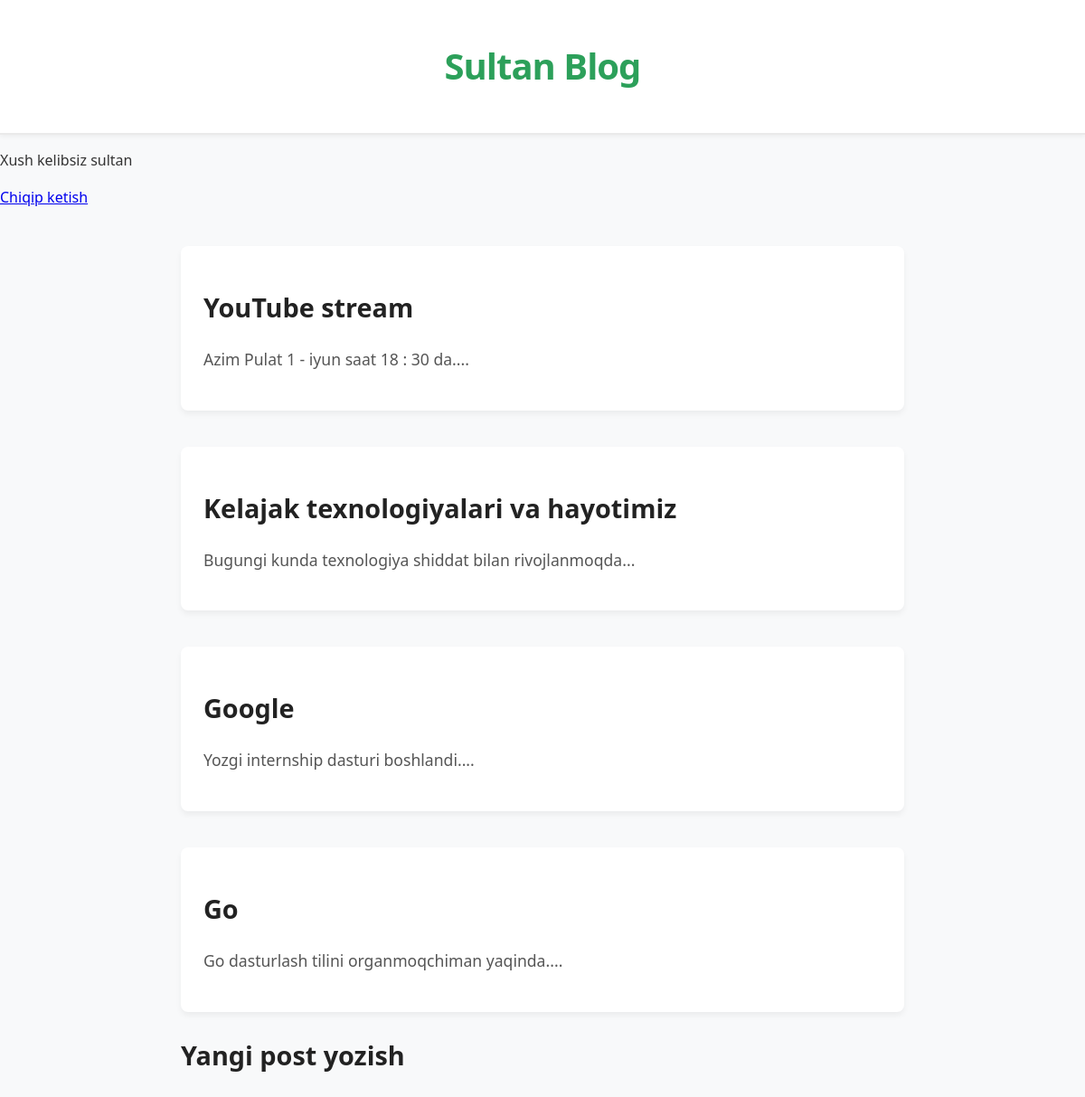
The app's page / (signed in) with its own data.
### blog/models.py (models this page shows, shortened)
class Post(models.Model):
    title = models.CharField(max_length=200)
    author = models.ForeignKey(
        'auth.User',
        on_delete=models.CASCADE
    )
    body = models.TextField()

### blog/views.py (the view)
# urls.py: path('', BlogListView.as_view(), name='home'),
class BlogListView(ListView):
    model = Post
    template_name = 'home.html'

### templates/home.html
{% extends 'base.html' %}
{% block content %}
{% for post in object_list %}
    <div>
        <h2><a href="{% url 'post_detail' post.pk %}">{{ post.title }}</a></h2>
        <p>{{ post.body | slice:":53"}}...</p>
    </div>
{% endfor %}
{% endblock content %}

### templates/base.html (shortened to what this page needs)
{% load static %}
<!DOCTYPE html>
<html lang="en">
<head>
    <link rel="stylesheet" href="{% static 'css/base.css' %}">
</head>
<body>
<header>
    <h1><a href="{% url 'home' %}">Sultan Blog</a></h1>
</header>
{% if user.is_authenticated %}
    <p>Xush kelibsiz {{ user.username }}</p>
    <p><a href="{% url 'logout' %}">Chiqip ketish</a></p>
{% else %}
    <p><a href="{% url 'login' %}">Saytga kirish</a></p>|
    <p><a href="{% url 'signup' %}">Ro'yxatdan o'tish</a></p>
{% endif %}
<div>
    {% block content %}
    {% endblock content %}
    <footer>
        <h2><a href="{% url 'post_new' %}">Yangi post yozish</a></h2>
    </footer>
</div>
</body>
</html>

### static/css/base.css (style rules this page uses)
body { font-family: 'Segoe UI', Tahoma, Geneva, Verdana, sans-serif; background-color: #f8f9fa; color: #333333; line-height: 1.6; margin: 0; padding: 0; }
header { background-color: #ffffff; border-bottom: 2px solid #eaeaea; padding: 20px 0; text-align: center; box-shadow: 0 2px 5px rgba(0,0,0,0.05); }
header h1 a { color: #2ca05a; text-decoration: none; font-size: 2.5rem; font-weight: 700; letter-spacing: -1px; transition: color 0.3s ease; }
div { max-width: 800px; margin: 40px auto; padding: 0 20px; }
div > div { background: #ffffff; padding: 25px; margin-bottom: 25px; border-radius: 8px; box-shadow: 0 4px 6px rgba(0, 0, 0, 0.05); transition: transform 0.2s ease; }
div h2 a { color: #222222; text-decoration: none; font-size: 1.8rem; font-weight: 600; }
div p { font-size: 1.1rem; color: #555555; margin-top: 10px; }

### records on screen
Post: title "YouTube stream", body "Azim Pulat 1 - iyun saat 18 : 30 da."
Post: title "Kelajak texnologiyalari va hayotimiz", body "Bugungi kunda texnologiya shiddat bilan rivojlanmoqda"
Post: title "Google", body "Yozgi internship dasturi boshlandi."
Post: title "Go", body "Go dasturlash tilini organmoqchiman yaqinda."

### other values on screen
{{ user.username }} "sultan"
